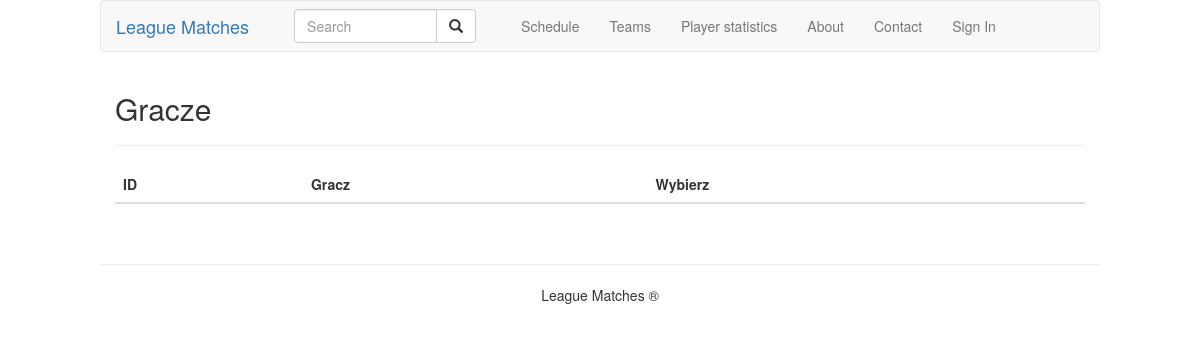
The page /players/1/ on the database as committed earlier.
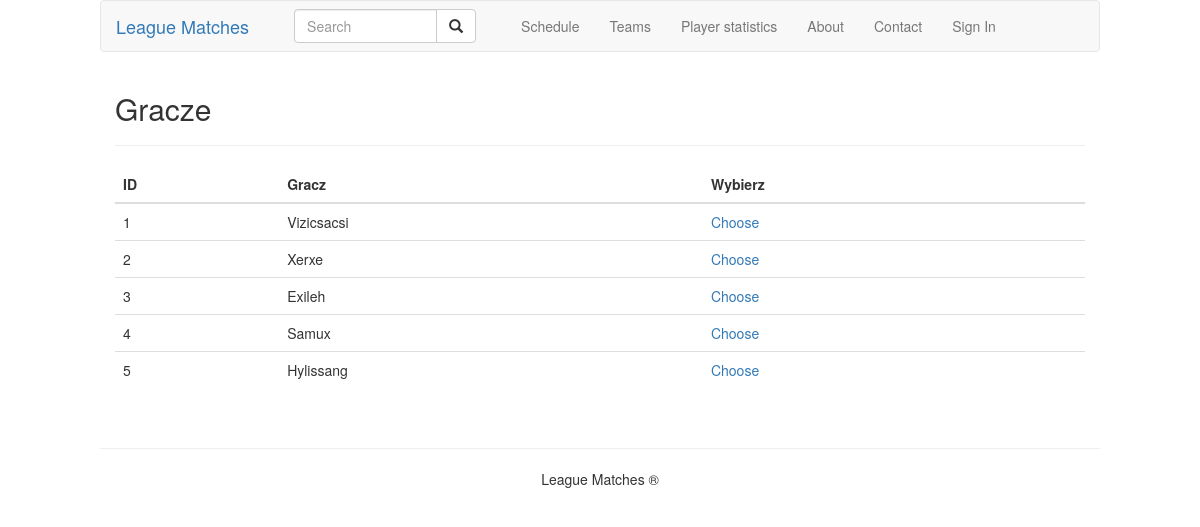
The same page on the database as committed later.
### game/models.py (models this page shows)
class Player(models.Model):
    name = models.CharField(max_length=20)
    surname = models.CharField(max_length=30)
    nickname = models.CharField(max_length=20)
    team = models.ForeignKey(Team)
    def __str__(self):
        return self.nickname

### game/views.py (the view)
# urls.py: url(r'^players/(?P<team_id>[0-9]+)/$', views.show_players, name="players"),
def show_players(request, team_id):
    try:
        players = Player.objects.filter(team_id=team_id)
    except Player.DoesNotExist:
        raise Http404("Team does not exist")
    return render_to_response('players.html', {'players': players})

### game/templates/players.html
{% extends "base.html" %}
{% block content %}
    <h2>Gracze</h2>
    <hr>
    <table class="table">
        <thead>
            <tr>
                <th>ID</th>
                <th>Gracz</th>
                <th>Wybierz</th>
            </tr>
        </thead>
        <tbody>
            {% for p in players %}
                <tr>
                    <td>{{ p.id }}</td>
                    <td>{{ p }}</td>
                    <td><a href="#">Choose</a></td>
                </tr>
            {% endfor %}
        </tbody>
    </table>
{% endblock %}

### game/templates/base.html (shortened to what this page needs)
{% load static %}
<!DOCTYPE html>
<html lang="en">
<head>
    <link rel="stylesheet" href="https://maxcdn.bootstrapcdn.com/bootstrap/3.3.7/css/bootstrap.min.css">
    <link href="{% static "css/style.css" %}" rel="stylesheet" />
</head>
<body>
    <div id="container">
        <nav class="navbar navbar-default">
            <div class="container-fluid">
                <div class="navbar-brand">
                    <a href="{% url 'home' %}">League Matches</a>
                </div>
                <div class="col-md-3">
                    <form class="navbar-form" role="search">
                    <div class="input-group">
                        <input type="text" class="form-control" placeholder="Search" name="q">
                        <div class="input-group-btn">
                            <button class="btn btn-default" type="submit"><i class="glyphicon glyphicon-search"></i></button>
                        </div>
                    </div>
                    </form>
                </div>
                <ul class="nav navbar-nav">
                    <li><a href="{% url 'schedule' %}">Schedule</a></li>
                    <li><a href="{% url 'teams' %}">Teams</a></li>
                    <li><a href="#">Player statistics</a></li>
                    <li><a href="#">About</a></li>
                    <li><a href="#">Contact</a></li>
                    <li><a href="#">Sign In</a></li>
                </ul>
            </div>
        </nav>
        <div class="container-fluid" id="content">
            {% block content %}
            {% endblock %}
        </div>
        <br>
        <hr>
        <footer class="container-fluid text-center">
          <p>League Matches &reg;</p>
        </footer>
    </div>
</body>
</html>

### static/css/style.css (style rules this page uses)
#container { margin: auto; width: 1000px; }

Rows that differ between the two databases and show on the page:
added Player: id "1", nickname "Vizicsacsi"
added Player: id "2", nickname "Xerxe"
added Player: id "3", nickname "Exileh"
added Player: id "4", nickname "Samux"
added Player: id "5", nickname "Hylissang"
